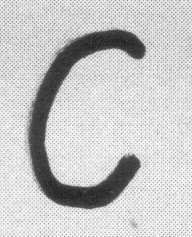
#> input picture C.bmp, 192 x 237 px
$ jupyter execute --allow-errors Text_ID.ipynb
#> lines starting #> are read from the running program, lines starting #| are printed output that depends on the picture; after the words box and inside, x2 and y2 are one past the last pixel; in counts of white or black regions, pixels touching at a corner belong together
<a href="https://colab.research.google.com/github/Yaoc0009/EE4266-Assignment-3/blob/main/Text_ID.ipynb" target="_parent"></a>

[cell 1]
#Upload image
from google.colab import files
uploaded = files.upload()
#> the answer given: C.bmp

[cell 2]
def extractCont(im):
  imgray = cv2.cvtColor(im, cv2.COLOR_BGR2GRAY)
  blur = cv2.GaussianBlur(imgray,(5,5),0)
  blur_inv = cv2.bitwise_not(blur)

  ret,binary = cv2.threshold(blur_inv,0,255,cv2.THRESH_OTSU)
  contours, hierarchy = cv2.findContours(binary.copy(), cv2.RETR_TREE, cv2.CHAIN_APPROX_SIMPLE)

  return contours

[cell 3]
def cont2Complex(contours):
  U = []
  for i in range(len(contours)):
    real = contours[i][0][0]
    imag = 1j*contours[i][0][1]
    U.append(real + imag)

  return U

[cell 4]
def getFD(U, num):
  dft = np.fft.fft(U)

  #Translation Invariance - Remove the DC component which locks in the location information
  dft_t = np.delete(dft,0)

  #Rotation Invariance - Multiple by abs for contour points to rotate.
  #Abs gives magnitude of angle of rotation
  dft_tr = np.abs(dft_t)

  #Scale Invariance
  dft_trs = list(map(lambda x: x/dft_tr[0],dft_tr))

  #Take lowest positive frequency components for template matching
  fd = []
  for i in range(int(num*len(dft_trs))):
    fd.append(dft_trs[i])
  return fd

[cell 5]
import numpy as np
import cv2

im_C = cv2.imread('C.bmp')
#> im_C is the input picture: shape (237, 192, 3); min 12, max 255, mean 198.4
im_2 = cv2.imread('2.bmp')
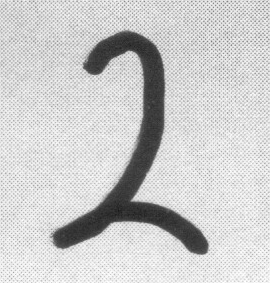
#> input picture 2.bmp, 270 x 283 px
#> im_2 is the input picture: shape (283, 270, 3); min 23, max 255, mean 203.3

contours_C = extractCont(im_C)
#> in extractCont, `blur = cv2.GaussianBlur(imgray,(5,5),0)`:
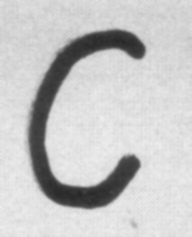
#> blur: shape (237, 192); min 38, max 238, mean 198.4
#> in extractCont, `blur_inv = cv2.bitwise_not(blur)`:
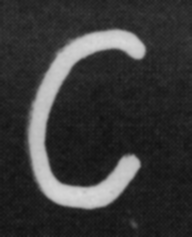
#> blur_inv: shape (237, 192); min 17, max 217, mean 56.6
#> in extractCont, `ret,binary = cv2.threshold(blur_inv,0,255,cv2.THRESH_OTSU)`:
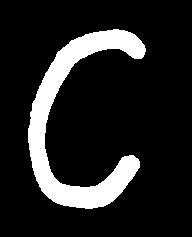
#> binary: shape (237, 192); 13.9% white; 1 white region
#> in extractCont, `ret,binary = cv2.threshold(blur_inv,0,255,cv2.THRESH_OTSU)`: ret = 110
#> in extractCont, `contours, hierarchy = cv2.findContours(binary.copy(), cv2.RETR_TREE, c..`: contours = 1 contour; box (x1, y1, x2, y2) and area: (28, 29, 146, 209) 6024
#> contours_C has the same summary as contours in extractCont
contours_2 = extractCont(im_2)
#> in extractCont (call 2), `blur = cv2.GaussianBlur(imgray,(5,5),0)`:
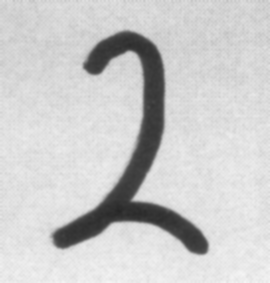
#> blur: shape (283, 270); min 38, max 245, mean 203.2
#> in extractCont (call 2), `blur_inv = cv2.bitwise_not(blur)`:
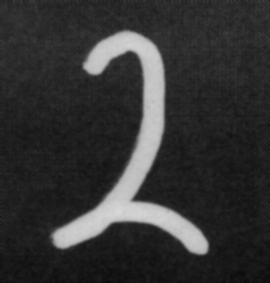
#> blur_inv: shape (283, 270); min 10, max 217, mean 51.8
#> in extractCont (call 2), `ret,binary = cv2.threshold(blur_inv,0,255,cv2.THRESH_OTSU)`:
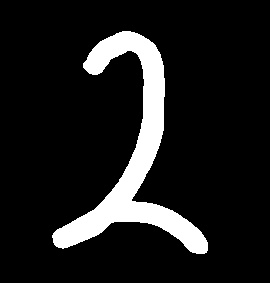
#> binary: shape (283, 270); 11.2% white; 1 white region
#> in extractCont (call 2), `contours, hierarchy = cv2.findContours(binary.copy(), cv2.RETR_TREE, c..`: contours = 1 contour; box (x1, y1, x2, y2) and area: (52, 31, 208, 254) 8214
#> contours_2 has the same summary as contours in extractCont

U_C = cont2Complex(contours_C[0])
#> the loop in cont2Complex, `for i in range(len(contours)):` made 302 passes
#> real on passes 1 to 3: 113, 112, 107
#> after the loop in cont2Complex, `for i in range(len(contours)):`: U = 302 items
#> U_C = 302 items
U_2 = cont2Complex(contours_2[0])
#> the loop in cont2Complex (call 2), `for i in range(len(contours)):` made 375 passes
#> real on passes 1 to 3: 122, 121, 119
#> U_2 = 375 items

fd_C = getFD(U_C,0.3)
#> in getFD, `dft_tr = np.abs(dft_t)`: dft_tr = 301 values, max 14268.9 at index 300, min 0.969 at index 112, mean 206.9
#> in getFD, `dft_trs = list(map(lambda x: x/dft_tr[0],dft_tr))`: dft_trs = 301 values, max 1.38 at index 300, min 9.37e-05 at index 112, mean 0.02
#> the loop in getFD, `for i in range(int(num*len(dft_trs))):` made 90 passes
#> after the loop in getFD, `for i in range(int(num*len(dft_trs))):`: fd = 90 values, max 1 at index 0, min 0.000436 at index 56, mean 0.0285
#> fd_C has the same summary as fd in getFD
fd_2 = getFD(U_2,0.3)
#> the loop in getFD (call 2), `for i in range(int(num*len(dft_trs))):` made 112 passes
#> fd_2 = 112 values, max 1 at index 0, min 0.000334 at index 104, mean 0.0293

[cell 6]
im0 = cv2.imread('a4.bmp')
#> (the rest of this cell did not finish here and is left out)

[cell 7]
def matchFD(contour,template,sad_thresh):
  index = []
  for j in range(len(contour)):
    sad = 0
    for i in range(len(template)):
      a = template[i]
      if i < len(contour[j]):
        b = contour[j][i]
      else:
        b = template[i]
      sad += abs(a-b)

    if sad < sad_thresh:
      index.append(j)
  return index

#> (a cell that did not finish here is left out)

[cell 9]
#Create an array of all the arrays to be plotted, where 1 array represents 1 contours that matched the template.
#For all contours that matched the templates, it will be plotted
cntC = []
#> (the rest of this cell did not finish here and is left out)

[cell 10]
#Approximate contours to polygons + get bounding rects and circles
#For each contour, it will be saved as a polygon so that it will be easier to plot the contours
poly_C = [None]*len(cntC)
boundRect_C = [None]*len(cntC)
for i, c in enumerate(cntC):
  poly_C[i] = cv2.approxPolyDP(c, 3, True)
  boundRect_C[i] = cv2.boundingRect(poly_C[i])

#> (the rest of this cell did not finish here and is left out)

[cell 11]
#Plot the arrays within the contourz array that contains plotting information for all matched contours
im = cv2.imread('a4.bmp')

for i in range(len(cntC)):
  cv2.drawContours(im, poly_C, i, (0,0,255), 3)
  cv2.rectangle(im, (int(boundRect_C[i][0]), int(boundRect_C[i][1])), (int(boundRect_C[i][0]+boundRect_C[i][2]), int(boundRect_C[i][1]+boundRect_C[i][3])), (0,255,0), 3)

#> (the rest of this cell did not finish here and is left out)
